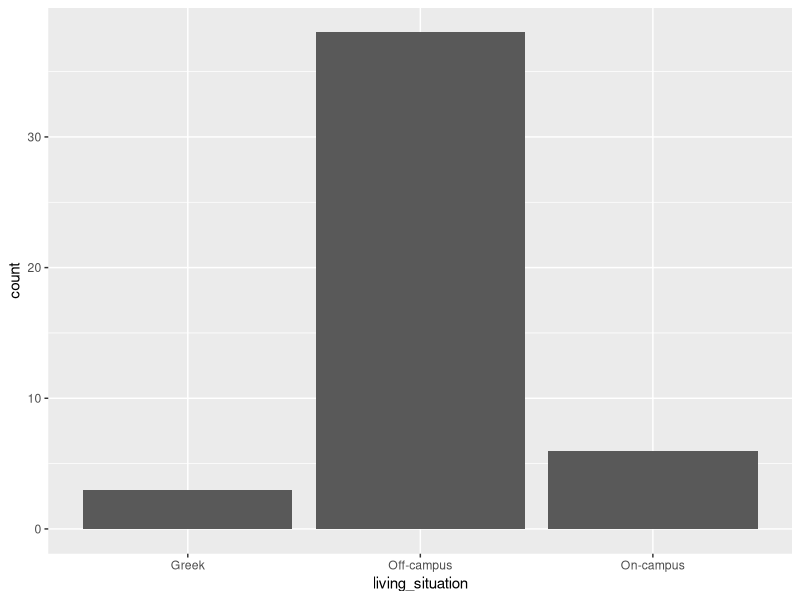
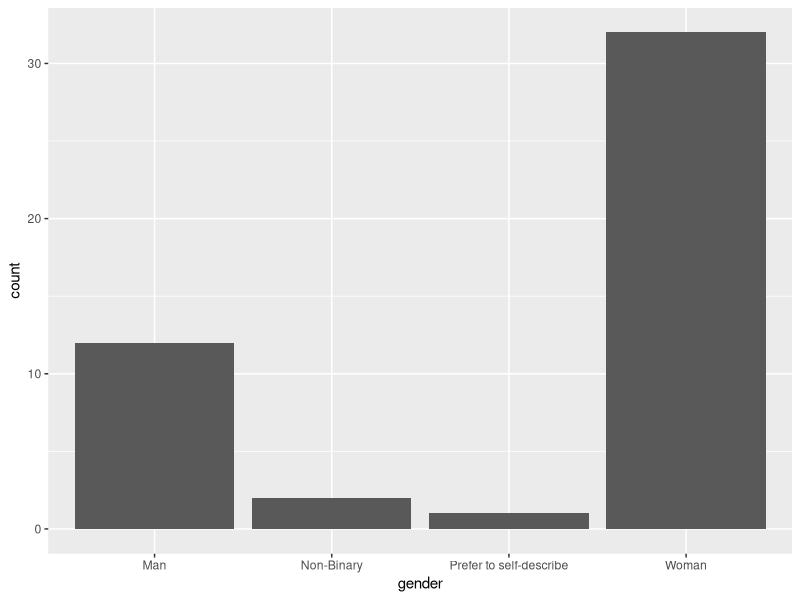
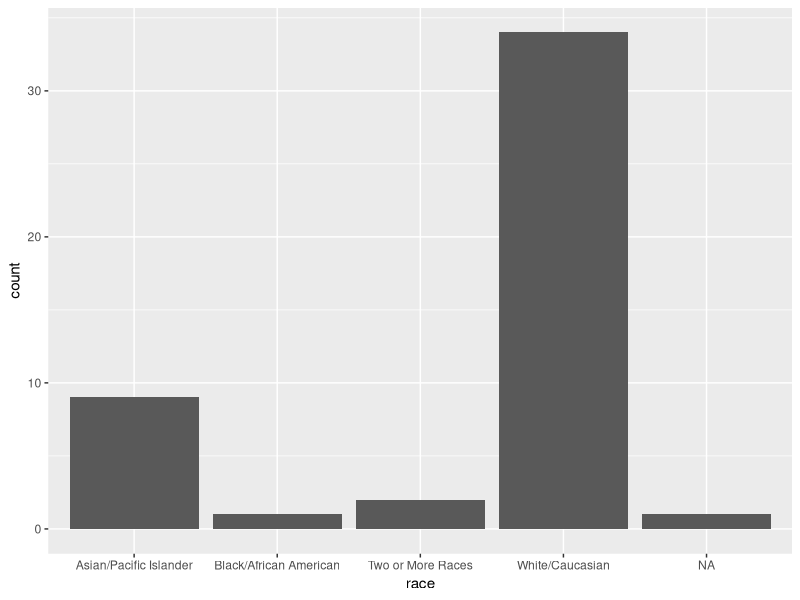
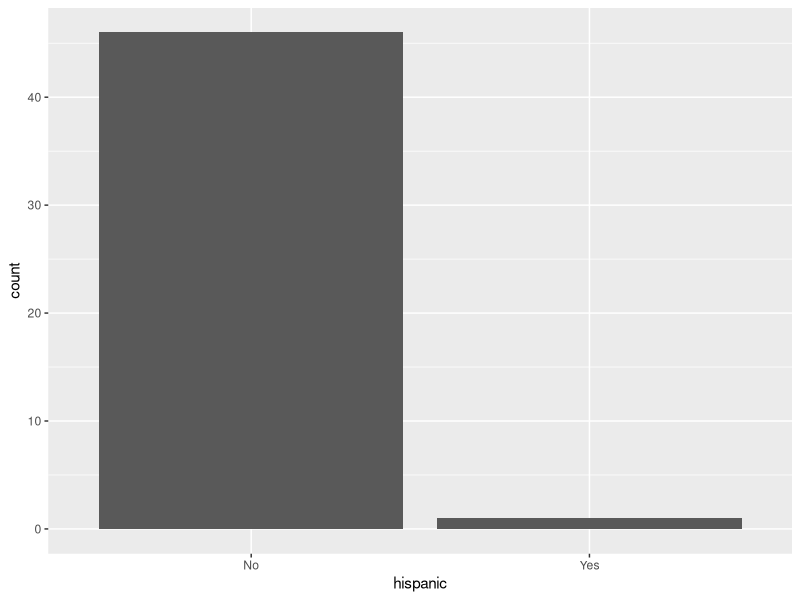
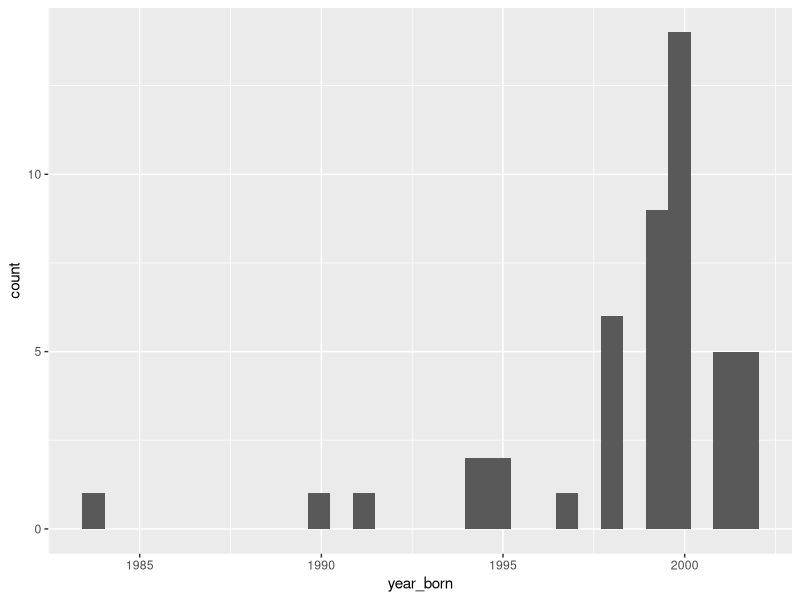
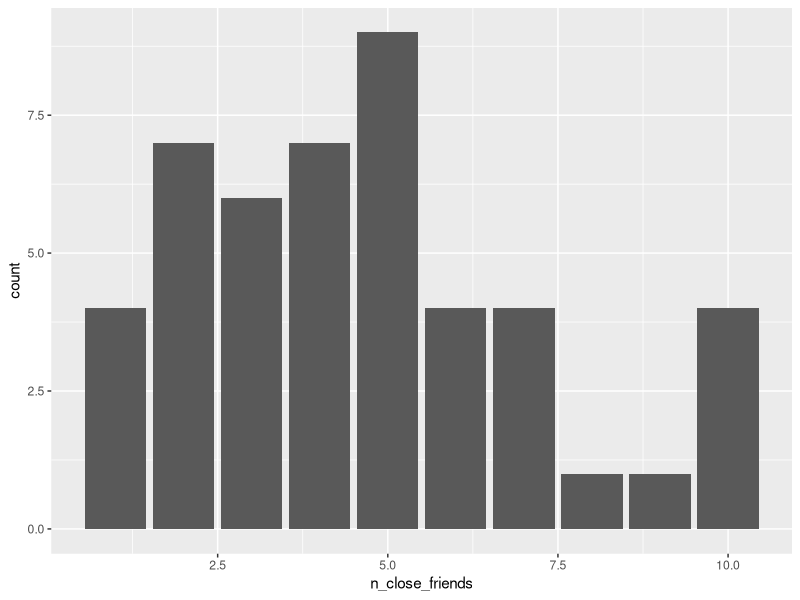
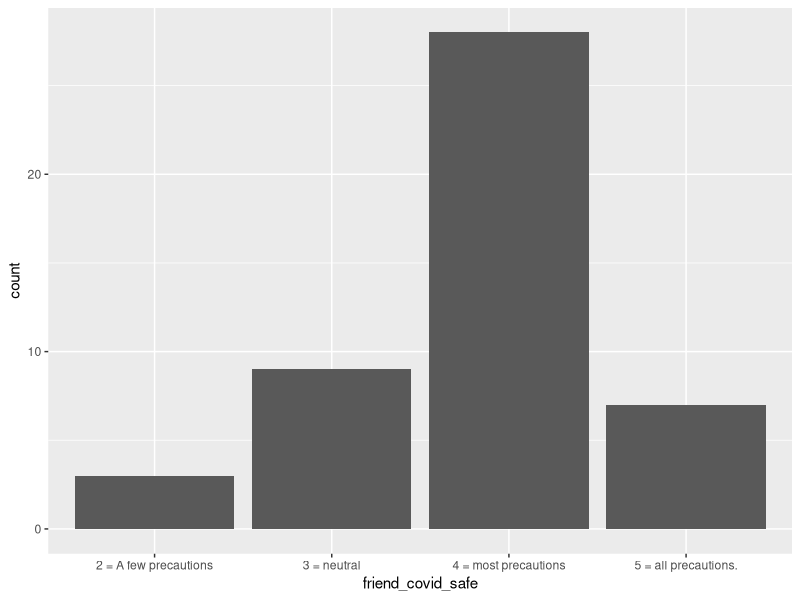
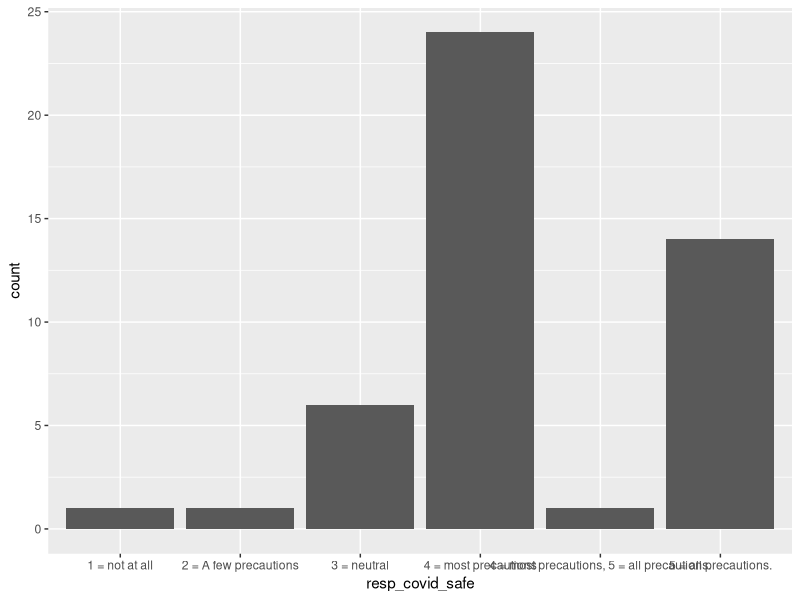

These figures' R source, in order:
## ---- chunk 1
# Load data and packages 
library(tidyverse)
library(MASS)
library(nnet)
# Data 
data <- read_csv("./data/bio_a_data_52621.csv")

## ---- chunk 2
# Data cleaning 
# Rename the columns in the data set. ==========================================================
data_clean <- data %>% dplyr :: select(
  # Rename the variables for clean analysis. 
  # Dummy for whether the person is a grad or undergrad 
  student = `Are you a current undergraduate or graduate college student?`,
  # Sexual activity. 
  sex_active = `Are you sexually active?`,
  # Living situation. 
  living_situation = `Please select one of the following that describes your living situation:`,
  # Gender. 
  gender = `What is your Gender?`,
  # Race identity 
  race = `What is your racial identity?`,
  # Hispanic. 
  hispanic = `Are you Hispanic or Latinx?`,
  # Birth year. 
  year_born = `What year were you born? (YYYY)`,
  n_close_friends = `How many close friends do you have that you see or talk to regularly? (Please provide the number e.g. 1,2,3)`,
  # Rate friends covid safety 
  friend_covid_safe = `On a scale of 1-5, with 3 being neutral, how would you rate your close friends' behavior at following COVID-19 safety precautions compared to others?`,
  # Rate your covid safety. 
  resp_covid_safe = `On a scale of 1-5, with 3 being neutral, how would you rate YOUR behavior at following COVID-19 safety precautions, relative to your friends?`,
  # Relationship status. 
  rel_status = `Are you currently in a relationship with another person(s)?`,
  # N sexual partners. 
  n_reg_sex_part = `On a regular basis, how many sexual partners do you have (please count anyone you regularly have sex with)?  (Please provide the number e.g. 1,2,3)`,
  # N drinks per week. 
  n_drinks_week = `On a regular basis, how many drinks per week do you have? (Please provide the number e.g. 1,2,3)`,
  # Sexual activity of friend group. 
  sex_active_friend = `Now, thinking about your friend group, how many of your friends are sexually active?`,
  # What safe sex practices do your friends use. 
  friend_safe_sex = `How many of your friends to the best of your knowledge would you say engage in safe sex practices, eg. using condoms, dental dams, IUD/Birth control, or getting tested for STDs/STIs?`,
  # Share of friends who do not engage in safe sex practices. 
  friend_non_safe_sex = `How many of your friends would you say DO NOT engage in safe sex practices?`,
  # Respondant contraception type. 
  resp_contr_n = `Can you describe the types of protection that you use in your sexual encounters on a regular basis? (such as condoms, dental dams, and IUD/Birth control, or getting tested for STDs/STIs)`,
  # Respondant contraception type. 
  resp_contr_type = `Please describe the protection that you use:`
)

# Filter out people who are not active and are not a student. 
data_clean <- data_clean %>% filter(sex_active != "No" &
                        student != "No")
# Fix variable types 
data_clean <- data_clean %>% 
  mutate(n_close_friends = 
           # Make numeric. 
           as.numeric(n_close_friends), 
         # Fix one level issue on the resp contr type
         resp_contr_type = 
           # Map NA value to no protection. 
           plyr :: mapvalues(resp_contr_type, from = NA, to = "No protection at all"))

## ---- chunk 3
# Look at the cleaned data. 
data_clean

# When survey is done, save a file with the final raw data and then save a clean file from this file. ================
 # For later. 
## ---- chunk 4
# Look at visual descriptives 
# Living situation. 
ggplot(data = data_clean, aes(x = living_situation)) + 
  geom_bar()

# Gender. 
ggplot(data = data_clean, aes(x = gender)) + 
  geom_bar()

# Race. 
ggplot(data = data_clean, aes(x = race)) + 
  geom_bar()

# Hispanic.
ggplot(data = data_clean, aes(x = hispanic)) + 
  geom_bar()

# Year born. 
ggplot(data = data_clean, aes(x = year_born)) + 
  geom_histogram()

# Close friends. 
ggplot(data = data_clean, aes(x = n_close_friends)) + 
  geom_histogram(stat = "count", 
                 binwidth = 1)

# Friend covid safe. 
ggplot(data = data_clean, aes(x = friend_covid_safe)) + 
  geom_bar()

# Resp covid safe. 
ggplot(data = data_clean, aes(resp_covid_safe)) + 
  geom_bar()

# relationship status. 
ggplot(data = data_clean, aes(rel_status)) + 
  geom_bar()

# N regular sex partners. 
ggplot(data = data_clean, aes(n_reg_sex_part)) + 
  geom_histogram()

# number of drinks a week. 
ggplot(data = data_clean, aes(n_drinks_week)) + 
  geom_histogram()

# Sex active friends 
ggplot(data = data_clean, aes(sex_active_friend)) + 
  geom_bar()

# Friend safe sex. 
ggplot(data = data_clean, aes(friend_safe_sex)) + 
  geom_bar()

# Friend non safe sex 
ggplot(data = data_clean, aes(friend_non_safe_sex)) + 
  geom_bar()

# Respondant contraception number 
ggplot(data = data_clean, aes(resp_contr_n)) + 
  geom_bar()

# Respondant contraception type. 
ggplot(data = data_clean, aes(resp_contr_type)) + 
  geom_bar() 
